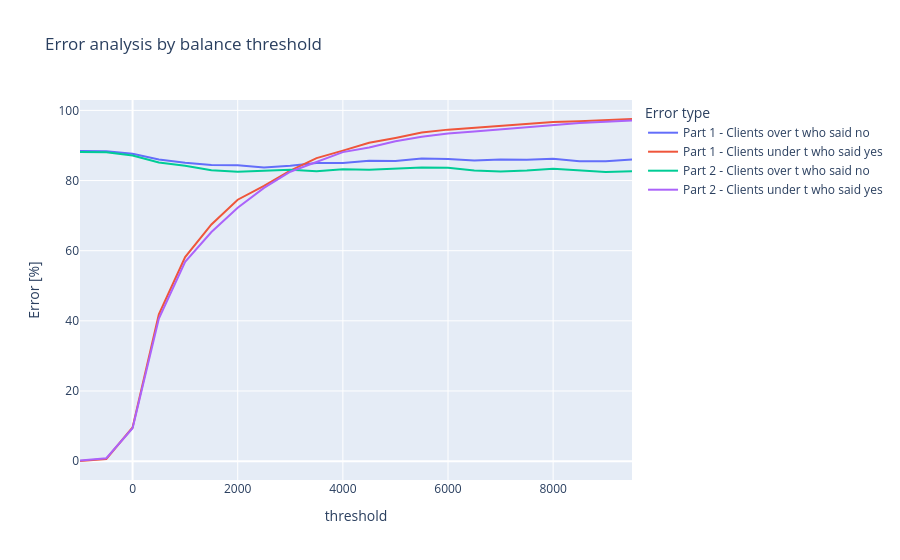

Source (notebook cell):
### Markdown cell above
# 5. Losowe zbioryy klientów
Podziel losowo zbiór danych na dwie części porównywalnej wielkości. Używając pierwszej części
danych, zrób wykres opisany w pkt. 4 i ustal próg (według własnego pomysłu). Przyjmij,
że klienci z saldem powyżej ustalonego progu powinni być zainteresowani lokatą bankową
(powinni być próbkami pozytywnymi). Oblicz ilu z nich, procentowo, nie było. Oblicz też
ilu zainteresowanych lokatą klientów miało saldo nie większe od ustalonego progu. Następnie
policz takie błędy modelu na drugiej części danych. Powtórz obliczenia dla różnych wartości
progów. Zrób wykres (według własnego pomysłu) prezentujący wyniki. Ostatecznie, to jaki
próg wybrać?

### Code cell
shuffled_banks = fast_banks.sample(fraction=1.0,shuffle=True,seed=5)

half_banks = shuffled_banks.height//2

part1 = shuffled_banks.head(half_banks)
part2 = shuffled_banks.tail(shuffled_banks.height - half_banks)


threshold = range(-1000,10000,500)
results = []

for t in threshold:
    part1_over_t = part1.filter(pl.col("balance")>t)
    if part1_over_t.height > 0:
        part1_no_over = (part1_over_t.filter(pl.col("y")=="no").height / part1_over_t.height)*100
    else:
        part1_no_over = 0.0

    part1_yes_whole = part1.filter(pl.col("y") == "yes")
    part1_yes_under = (part1_yes_whole.filter(pl.col("balance")<=t).height / part1_yes_whole.height)*100
    
    
    
    part2_over_t = part2.filter(pl.col("balance")>t)
    if part2_over_t.height > 0:
        part2_no_over = (part2_over_t.filter(pl.col("y")=="no").height / part2_over_t.height)*100
    else:
        part2_no_over = 0.0
    
    part2_yes_whole = part2.filter(pl.col("y") == "yes")
    part2_yes_under = (part2_yes_whole.filter(pl.col("balance")<=t).height / part2_yes_whole.height)*100
    
    
    results.append({
        "threshold" : t,
        "Part 1 - Clients over t who said no" : part1_no_over,
        "Part 1 - Clients under t who said yes": part1_yes_under,
        "Part 2 - Clients over t who said no": part2_no_over,
        "Part 2 - Clients under t who said yes": part2_yes_under
    })
    
df_results= pl.DataFrame(results)
df_melted = df_results.unpivot(index = "threshold", variable_name="Error type",value_name = "Error [%]")
    
fig = px.line(df_melted, x = "threshold",y="Error [%]",color = "Error type",title = "Error analysis by balance threshold")    
fig.show()

### Figure 1 — Plotly figure (JSON) as saved in the notebook; plotly's stock layout.template omitted (floating-point values rounded to 4 significant figures)
{"data": [{"hovertemplate": "Error type=Part 1 - Clients over t who said no<br>threshold=%{x}<br>Error [%]=%{y}<extra></extra>", "legendgroup": "Part 1 - Clients over t who said no", "line": {"color": "#636efa", "dash": "solid"}, "marker": {"symbol": "circle"}, "mode": "lines", "name": "Part 1 - Clients over t who said no", "orientation": "v", "showlegend": true, "type": "scatter", "x": [-1000, -500, 0, 500, 1000, 1500, 2000, 2500, 3000, 3500, 4000, 4500, 5000, 5500, 6000, 6500, 7000, 7500, 8000, 8500, 9000, 9500], "xaxis": "x", "y": [88.44, 88.37, 87.64, 86.0, 85.06, 84.4, 84.38, 83.74, 84.2, 85.02, 85.02, 85.64, 85.54, 86.26, 86.16, 85.73, 85.96, 85.94, 86.2, 85.48, 85.51, 86.0], "yaxis": "y"}, {"hovertemplate": "Error type=Part 1 - Clients under t who said yes<br>threshold=%{x}<br>Error [%]=%{y}<extra></extra>", "legendgroup": "Part 1 - Clients under t who said yes", "line": {"color": "#EF553B", "dash": "solid"}, "marker": {"symbol": "circle"}, "mode": "lines", "name": "Part 1 - Clients under t who said yes", "orientation": "v", "showlegend": true, "type": "scatter", "x": [-1000, -500, 0, 500, 1000, 1500, 2000, 2500, 3000, 3500, 4000, 4500, 5000, 5500, 6000, 6500, 7000, 7500, 8000, 8500, 9000, 9500], "xaxis": "x", "y": [0.03836, 0.6137, 9.59, 41.89, 58.19, 67.47, 74.53, 78.48, 82.82, 86.38, 88.53, 90.76, 92.14, 93.67, 94.51, 95.01, 95.7, 96.16, 96.7, 96.93, 97.24, 97.55], "yaxis": "y"}, {"hovertemplate": "Error type=Part 2 - Clients over t who said no<br>threshold=%{x}<br>Error [%]=%{y}<extra></extra>", "legendgroup": "Part 2 - Clients over t who said no", "line": {"color": "#00cc96", "dash": "solid"}, "marker": {"symbol": "circle"}, "mode": "lines", "name": "Part 2 - Clients over t who said no", "orientation": "v", "showlegend": true, "type": "scatter", "x": [-1000, -500, 0, 500, 1000, 1500, 2000, 2500, 3000, 3500, 4000, 4500, 5000, 5500, 6000, 6500, 7000, 7500, 8000, 8500, 9000, 9500], "xaxis": "x", "y": [88.11, 88.04, 87.11, 85.15, 84.21, 82.96, 82.47, 82.69, 83.11, 82.62, 83.23, 83.08, 83.46, 83.75, 83.63, 82.85, 82.61, 82.84, 83.38, 82.89, 82.46, 82.66], "yaxis": "y"}, {"hovertemplate": "Error type=Part 2 - Clients under t who said yes<br>threshold=%{x}<br>Error [%]=%{y}<extra></extra>", "legendgroup": "Part 2 - Clients under t who said yes", "line": {"color": "#ab63fa", "dash": "solid"}, "marker": {"symbol": "circle"}, "mode": "lines", "name": "Part 2 - Clients under t who said yes", "orientation": "v", "showlegend": true, "type": "scatter", "x": [-1000, -500, 0, 500, 1000, 1500, 2000, 2500, 3000, 3500, 4000, 4500, 5000, 5500, 6000, 6500, 7000, 7500, 8000, 8500, 9000, 9500], "xaxis": "x", "y": [0.1491, 0.8203, 9.396, 40.64, 56.82, 65.32, 72.22, 77.89, 82.51, 85.23, 88.11, 89.45, 91.2, 92.51, 93.44, 94.0, 94.63, 95.26, 95.94, 96.42, 96.76, 97.13], "yaxis": "y"}], "layout": {"legend": {"title": {"text": "Error type"}, "tracegroupgap": 0}, "title": {"text": "Error analysis by balance threshold"}, "xaxis": {"anchor": "y", "domain": [0, 1], "title": {"text": "threshold"}}, "yaxis": {"anchor": "x", "domain": [0, 1], "title": {"text": "Error [%]"}}}}
